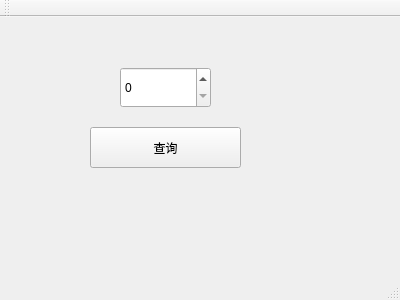
<?xml version="1.0" encoding="UTF-8"?>
<ui version="4.0">
 <class>MainWindow</class>
 <widget class="QMainWindow" name="MainWindow">
  <property name="geometry">
   <rect>
    <x>0</x>
    <y>0</y>
    <width>400</width>
    <height>300</height>
   </rect>
  </property>
  <property name="windowTitle">
   <string>MainWindow</string>
  </property>
  <widget class="QWidget" name="centralWidget">
   <widget class="QPushButton" name="pushButton">
    <property name="geometry">
     <rect>
      <x>90</x>
      <y>110</y>
      <width>151</width>
      <height>41</height>
     </rect>
    </property>
    <property name="text">
     <string>查询</string>
    </property>
   </widget>
   <widget class="QSpinBox" name="spinBox">
    <property name="geometry">
     <rect>
      <x>120</x>
      <y>50</y>
      <width>91</width>
      <height>41</height>
     </rect>
    </property>
   </widget>
  </widget>
  <widget class="QMenuBar" name="menuBar">
   <property name="geometry">
    <rect>
     <x>0</x>
     <y>0</y>
     <width>400</width>
     <height>17</height>
    </rect>
   </property>
  </widget>
  <widget class="QToolBar" name="mainToolBar">
   <attribute name="toolBarArea">
    <enum>TopToolBarArea</enum>
   </attribute>
   <attribute name="toolBarBreak">
    <bool>false</bool>
   </attribute>
  </widget>
  <widget class="QStatusBar" name="statusBar"/>
 </widget>
 <layoutdefault spacing="6" margin="11"/>
 <resources/>
 <connections/>
</ui>
